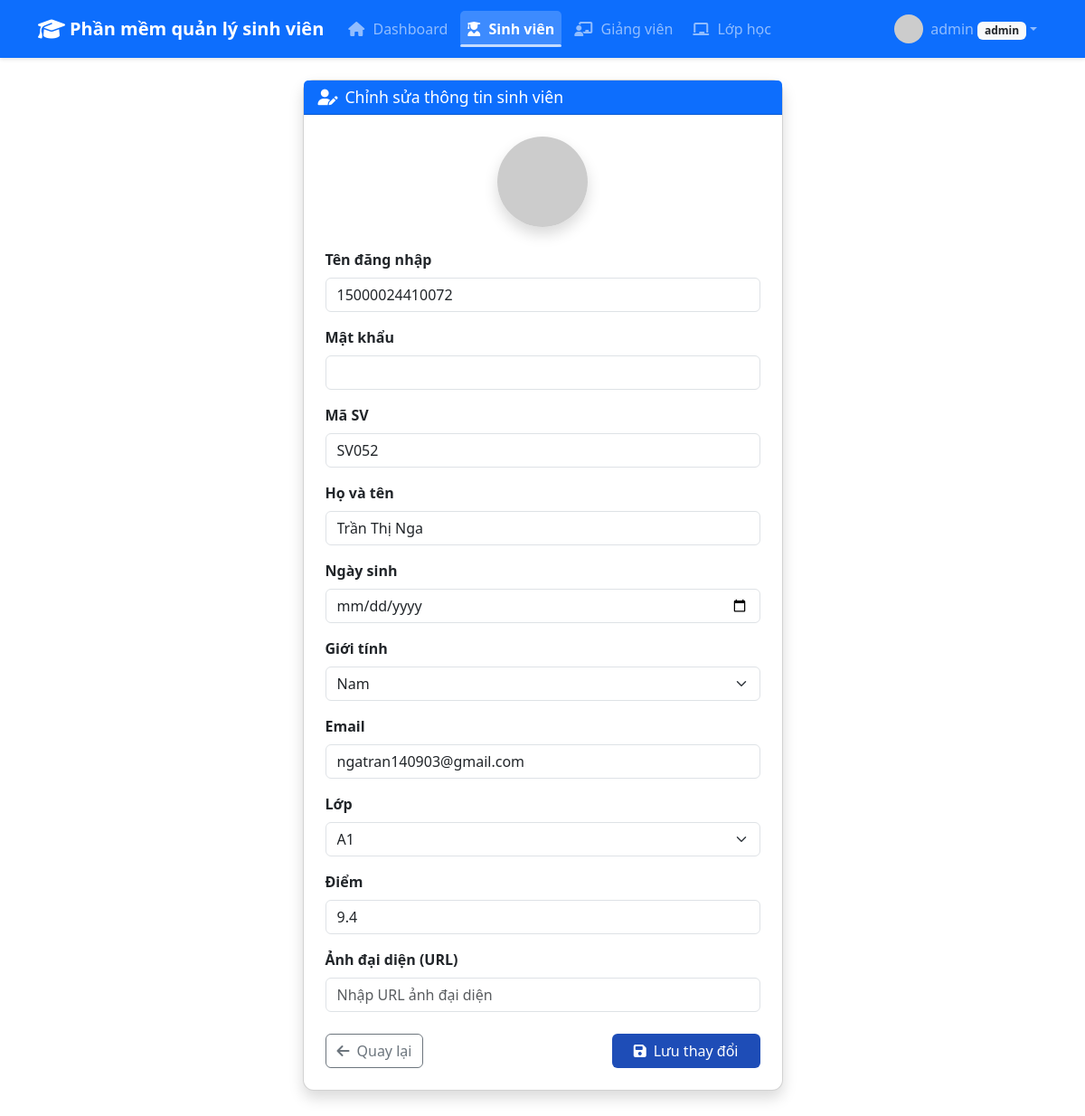
The page /students/82/edit (signed in) on the database its author committed.
### app/models.py (models this page shows, shortened)
class User(db.Model, UserMixin):
    id = db.Column(db.Integer, primary_key=True)
    username = db.Column(db.String(64), unique=True, nullable=False)
    password_hash = db.Column(db.String(128), nullable=False)
    role = db.Column(db.String(20), nullable=False)
    email = db.Column(db.String(100), unique=True)
    fullname = db.Column(db.String(100))
    phone = db.Column(db.String(20))
    birthdate = db.Column(db.Date)
    gender = db.Column(db.String(10))
    avatar = db.Column(db.String(255))
    teacher_code = db.Column(db.String(20), unique=True)
    student_code = db.Column(db.String(20), unique=True)
    class_id = db.Column(db.Integer, db.ForeignKey('class.id'))
    score = db.Column(db.Float)
    updated_at = db.Column(db.DateTime, default=datetime.utcnow, onupdate=datetime.utcnow)
    reset_password_token = db.Column(db.String(128))
    reset_password_expires = db.Column(db.DateTime)
    classes = db.relationship('Class', secondary=teacher_class, backref='teachers')

### app/students/routes.py (the view, shortened to what this page needs)
@students_bp.route('/<int:id>/edit', methods=['GET', 'POST'])
@login_required
def edit_student(id):
    student = User.query.filter_by(id=id, role='student').first_or_404()
    if not can_manage_student(student):
        flash('Bạn không có quyền sửa thông tin sinh viên này', 'danger')
        return redirect(url_for('students.student_list'))
    form = StudentForm(obj=student)
    form.student_id = student.id
    return render_template('students/edit.html', form=form, student=student)

### app/forms.py (shortened to what this page needs)
class StudentForm(FlaskForm):
    username = StringField('Tên đăng nhập', validators=[DataRequired(), Length(min=4, max=64)])
    password = PasswordField('Mật khẩu', validators=[Optional(), strong_password])
    student_code = StringField('Mã SV', validators=[DataRequired(), Length(min=2, max=20)])
    fullname = StringField('Họ và tên', validators=[DataRequired(), Length(max=100)])
    birthdate = DateField('Ngày sinh', validators=[Optional()])
    gender = SelectField('Giới tính', choices=[('Nam', 'Nam'), ('Nữ', 'Nữ'), ('Khác', 'Khác')], validators=[Optional()])
    email = StringField('Email', validators=[Optional(), Email(), Length(max=100)])
    class_id = SelectField('Lớp', coerce=int, validators=[DataRequired()])
    score = FloatField('Điểm', validators=[Optional(), NumberRange(min=0, max=10, message='Điểm phải từ 0 đến 10')])
    avatar = StringField('Ảnh đại diện (URL)', validators=[Optional(), Length(max=255)])
    submit = SubmitField('Lưu')
    def __init__(self, *args, **kwargs):
        super().__init__(*args, **kwargs)
        self.class_id.choices = [(c.id, c.name) for c in Class.query.order_by(Class.name).all()]

### app/__init__.py (called while the page is built)
@login_manager.user_loader
def load_user(user_id):
    from app.models import User
    return User.query.get(int(user_id))

### app/students/routes.py (called while the page is built)
def can_manage_student(student):
    if current_user.role == 'admin':
        return True
    if current_user.role == 'teacher':
        return student.class_id in [c.id for c in current_user.classes]
    return False

### app/templates/students/edit.html (shortened to what this page needs)
{% extends 'base.html' %}
{% block content %}
<div class="container mt-4" style="margin-bottom: 40px;">
    <div class="row justify-content-center">
        <div class="col-md-8 col-lg-6">
            <div class="card shadow">
                <div class="card-header bg-primary text-white">
                    <h6 class="mb-0" style="font-size:1.1rem;"><i class="fas fa-user-edit me-2" style="font-size:1.1rem;"></i>Chỉnh sửa thông tin sinh viên</h6>
                </div>
                <div class="card-body p-4">
                    <form method="POST" action="{{ url_for('students.edit_student', id=student.id) }}">
                        <div class="mb-3 text-center">
                            <img src="{{ student.avatar or 'https://api.dicebear.com/7.x/adventurer/png?seed=student' }}" class="rounded-circle shadow mb-2" width="100" height="100" alt="Avatar">
                        </div>
                        <div class="mb-3">
                            {{ form.username.label(class="form-label fw-bold") }}
                            {{ form.username(class="form-control") }}
                        </div>
                        <div class="mb-3">
                            {{ form.password.label(class="form-label fw-bold") }}
                            {{ form.password(class="form-control", type="password") }}
                        </div>
                        <div class="mb-3">
                            {{ form.student_code.label(class="form-label fw-bold") }}
                            {{ form.student_code(class="form-control", placeholder="Nhập mã sinh viên") }}
                        </div>
                        <div class="mb-3">
                            {{ form.fullname.label(class="form-label fw-bold") }}
                            {{ form.fullname(class="form-control", placeholder="Nhập họ và tên") }}
                        </div>
                        <div class="mb-3">
                            {{ form.birthdate.label(class="form-label fw-bold") }}
                            {{ form.birthdate(class="form-control", type="date") }}
                        </div>
                        <div class="mb-3">
                            {{ form.gender.label(class="form-label fw-bold") }}
                            {{ form.gender(class="form-select") }}
                        </div>
                        <div class="mb-3">
                            {{ form.email.label(class="form-label fw-bold") }}
                            {{ form.email(class="form-control", type="email", placeholder="Nhập email") }}
                        </div>
                        <div class="mb-3">
                            {{ form.class_id.label(class="form-label fw-bold") }}
                            {{ form.class_id(class="form-select") }}
                        </div>
                        <div class="mb-3">
                            {{ form.score.label(class="form-label fw-bold") }}
                            {{ form.score(class="form-control", type="number", step="0.1", placeholder="Nhập điểm") }}
                        </div>
                        <div class="mb-3">
                            {{ form.avatar.label(class="form-label fw-bold") }}
                            {{ form.avatar(class="form-control", placeholder="Nhập URL ảnh đại diện") }}
                        </div>
                        <div class="d-flex justify-content-between mt-4">
                            <a href="{{ url_for('students.student_list') }}" class="btn btn-outline-secondary">
                                <i class="fas fa-arrow-left me-2"></i>Quay lại
                            </a>
                            <button type="submit" class="btn btn-primary px-4">
                                <i class="fas fa-save me-2"></i>Lưu thay đổi
                            </button>
                        </div>
                    </form>
                </div>
            </div>
        </div>
    </div>
</div>
{% endblock %}

### app/templates/base.html (shortened to what this page needs)
<!DOCTYPE html>
<html lang="vi">
<head>
    <link href="https://cdn.jsdelivr.net/npm/bootstrap@5.3.0-alpha1/dist/css/bootstrap.min.css" rel="stylesheet">
    <link rel="stylesheet" href="https://cdnjs.cloudflare.com/ajax/libs/font-awesome/6.1.1/css/all.min.css">
    <link rel="stylesheet" href="{{ url_for('static', filename='css/styles.css') }}">
</head>
<body>
    <nav class="navbar navbar-expand-lg navbar-dark bg-primary">
        <div class="container d-flex align-items-center justify-content-between">
            <span class="navbar-brand mb-0 d-flex align-items-center">
                <i class="fas fa-graduation-cap logo-icon"></i> Phần mềm quản lý sinh viên
            </span>
            <div class="collapse navbar-collapse" id="navbarNav">
                <ul class="navbar-nav">
                    {% if current_user.is_authenticated %}
                    {% if current_user.role == 'student' %}
                        <li class="nav-item">
                            <a class="nav-link {% if request.path.startswith('/students') %}active{% endif %}" href="{{ url_for('students.student_list') }}">
                                <i class="fas fa-user-graduate"></i> Sinh viên
                            </a>
                        </li>
                    {% else %}
                        {% if current_user.is_authenticated and current_user.role != 'teacher' %}
                        <li class="nav-item">
                            <a class="nav-link {% if request.path == '/' %}active{% endif %}" href="{{ url_for('index') }}">
                                <i class="fas fa-home"></i> Dashboard
                            </a>
                        </li>
                        {% endif %}
                        <li class="nav-item">
                            <a class="nav-link {% if request.path.startswith('/students') %}active{% endif %}" href="{{ url_for('students.student_list') }}">
                                <i class="fas fa-user-graduate"></i> Sinh viên
                            </a>
                        </li>
                        {% if current_user.role == 'admin' or current_user.role == 'teacher' %}
                        <li class="nav-item">
                            <a class="nav-link {% if request.path.startswith('/teachers') %}active{% endif %}" href="{{ url_for('teachers.teacher_list') }}">
                                <i class="fas fa-chalkboard-teacher"></i> Giảng viên
                            </a>
                        </li>
                        {% endif %}
                        {% if current_user.is_authenticated and current_user.role == 'admin' %}
                        <li class="nav-item">
                            <a class="nav-link {% if request.path.startswith('/classes') %}active{% endif %}" href="{{ url_for('classes.class_list') }}">
                                <i class="fas fa-chalkboard"></i> Lớp học
                            </a>
                        </li>
                        {% endif %}
                    {% endif %}
                    {% endif %}
                </ul>
                <ul class="navbar-nav ms-auto">
                    {% if current_user.is_authenticated %}
                    <li class="nav-item dropdown">
                        <a class="nav-link dropdown-toggle d-flex align-items-center" href="#" id="userDropdown" role="button" data-bs-toggle="dropdown" aria-expanded="false">
                            <div class="user-avatar overflow-hidden me-2">
                                {% if current_user.avatar %}
                                    <img src="{{ current_user.avatar }}" alt="avatar" style="width:32px;height:32px;object-fit:cover;border-radius:50%;">
                                {% else %}
                                    <i class="fas fa-user fa-lg"></i>
                                {% endif %}
                            </div>
                            <span>{{ current_user.username }} <small class="badge bg-light text-dark">{{ current_user.role }}</small></span>
                        </a>
                    </li>
                    {% else %}
                    <li class="nav-item">
                        <a class="nav-link" href="{{ url_for('auth.login') }}">
                            <i class="fas fa-sign-in-alt"></i> Đăng nhập
                        </a>
                    </li>
                    {% endif %}
                </ul>
            </div>
        </div>
    </nav>
    <div class="custom-container mt-4">
        {% block content %}{% endblock %}
    </div>
</body>
</html>

### app/static/css/styles.css (style rules this page uses)
:root { --primary-color: #1e4db7; --hover-color: #1d4ed8; --bs-font-monospace: SFMono-Regular, Menlo, Monaco, Consolas, "Liberation Mono", "Courier New", monospace; --bs-font-cabin: Cabin, sans-serif; }
.btn-primary { background-color: var(--primary-color); border: none; transition: all 0.3s ease; }
.navbar { box-shadow: 0 2px 4px rgba(0,0,0,0.1); }
.card { border-radius: 12px; transition: transform 0.2s ease; }
.custom-container { width: 100%; max-width: 100%; margin-left: auto; margin-right: auto; padding-left: 15px; padding-right: 15px; }
@media (min-width: 576px) { .custom-container { max-width: 540px; } }
@media (min-width: 768px) { .custom-container { max-width: 720px; } }
@media (min-width: 992px) { .custom-container { max-width: 960px; } }
@media (min-width: 1200px) { .custom-container { max-width: 1140px; } }
.navbar-nav .nav-link { padding: 0.5rem 1rem; border-radius: 5px; transition: all 0.3s; margin: 0 3px; }
.navbar-nav .nav-link i { margin-right: 5px; }
.navbar-nav .nav-link.active { background-color: rgba(255, 255, 255, 0.2); font-weight: 600; position: relative; }
.navbar-nav .nav-link.active::after { content: ''; position: absolute; bottom: 0; left: 0; width: 100%; height: 3px; background-color: rgba(255, 255, 255, 0.7); border-radius: 3px; }
body { overflow-x: hidden; }
.navbar { padding-top: 0.5rem; padding-bottom: 0.5rem; }
.logo-icon { font-size: 1.5rem; margin-right: 5px; vertical-align: middle; }
.navbar-brand { font-weight: 600; font-size: 1.25rem; margin-right: 1rem; }

### rows shown on the page
User: username "admin", role "admin"
User: username "15000024410072", student_code "SV052", fullname "Trần Thị Nga", gender "Nam", email "ngatran140903@gmail.com", class_id "A1", score "9.4"
